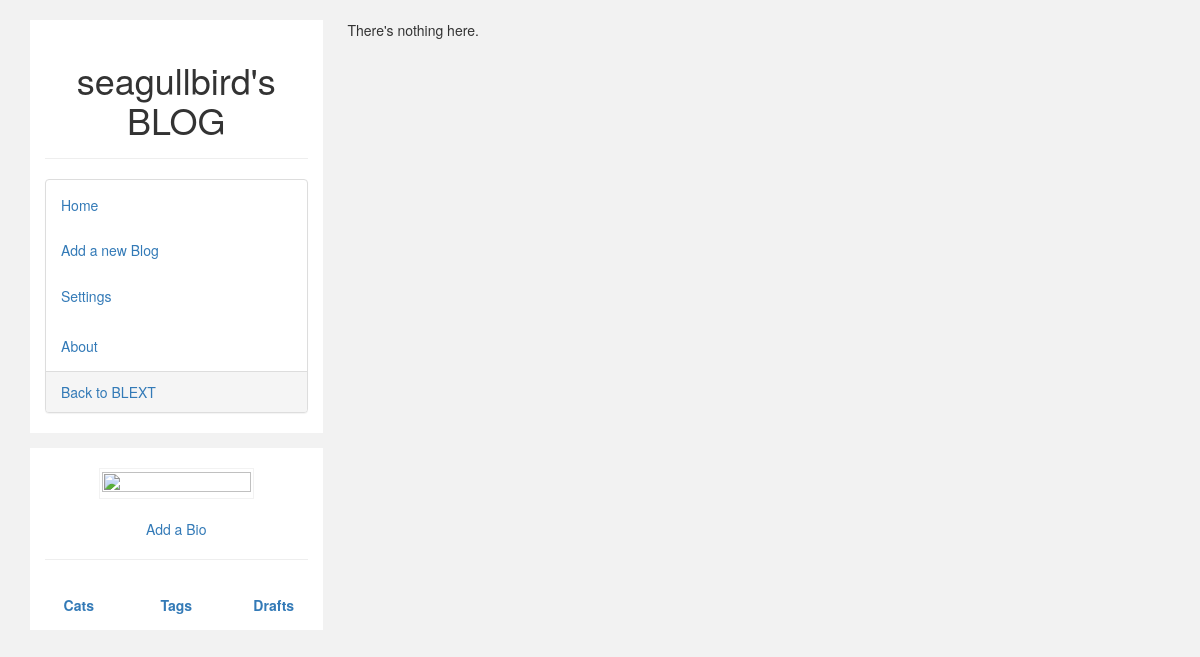
/user/seagullbird/categories (signed in), run on an earlier commit of the app's database.
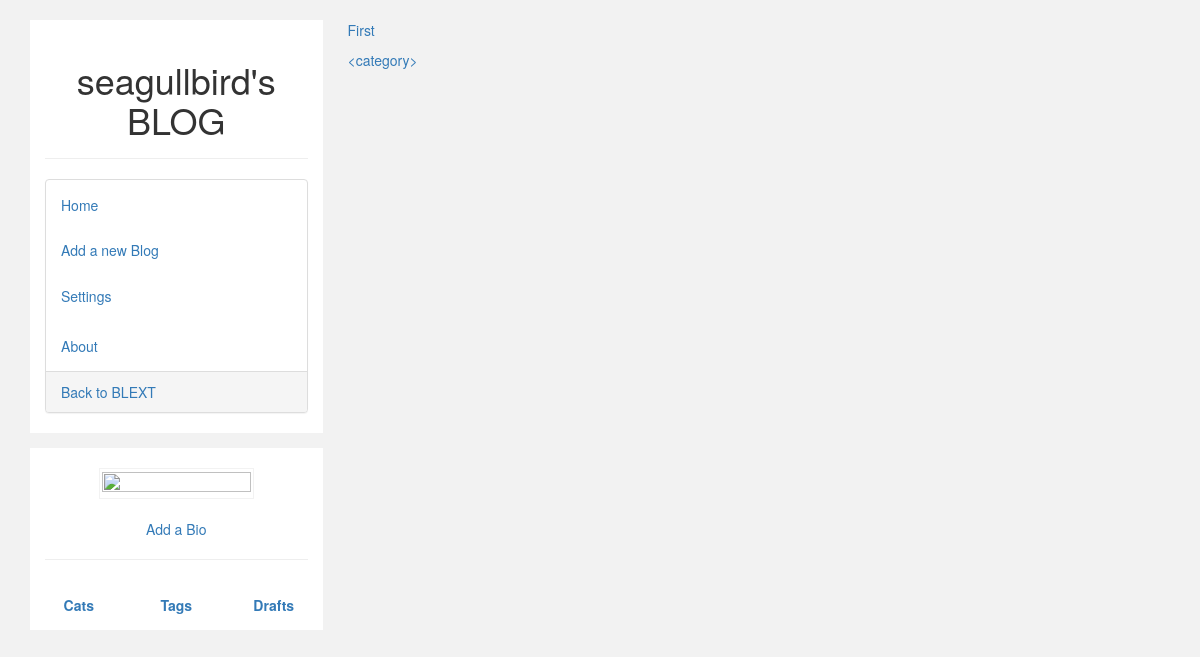
And on a later commit of the database.
### app/models.py (models this page shows, shortened)
class Category(db.Model):
    __tablename__ = 'categories'
    id = db.Column(db.Integer, primary_key=True)
    name = db.Column(db.String(20))
    blogs = db.relationship('Blog', backref='category', lazy='dynamic')
    author_id = db.Column(db.Integer, db.ForeignKey('users.id'))

### app/user/views.py (the view)
@user.route('/<username>/categories')
def categories(username):
    host_user = User.query.filter_by(username=username).first()
    if host_user:
        return render_template('user/categories.html', categories=host_user.categories.all(), host_user=host_user)
    abort(404)

### app/auth/views.py (called while the page is built)
@auth.before_app_request
def before_request():
    if current_user.is_authenticated \
            and not current_user.confirmed \
            and request.endpoint[:5] != 'auth.' \
            and request.endpoint != 'static':
        return redirect(url_for('auth.unconfirmed'))

### app/main/views.py (called while the page is built)
@main.after_app_request
def after_request(response):
    for query in get_debug_queries():
        if query.duration >= current_app.config['BLEXT_SLOW_DB_QUERY_TIME']:
            current_app.logger.warning(
                'Slow query: %s\nParameters: %s\nDuration: %fs\nContext: %s\n'
                % (query.statement, query.parameters, query.duration,
                   query.context))
    return response

### app/models.py (called while the page is built)
@login_manager.user_loader
def load_user(user_id):
    return User.query.get(int(user_id))

### app/templates/user/categories.html
{% extends "user/base.html" %}
{% import "user/_macros.html" as macros %}
{% block right_panel %}
	{% if categories %}
		{% for cat in categories %}
					<a href="{{ url_for('user.category', username=host_user.username, category_name=cat.name) }}">
						<p>{{ cat.name }}</p>
					</a>
		{% endfor %}
	{% else %}
		<p>There's nothing here.</p>
	{% endif %}
{% endblock %}

What changed in the data, as far as the page shows it:
added Category: name "First"
added Category: name "<category>"
Also different on the page:
text no longer shown: "There's nothing here."
